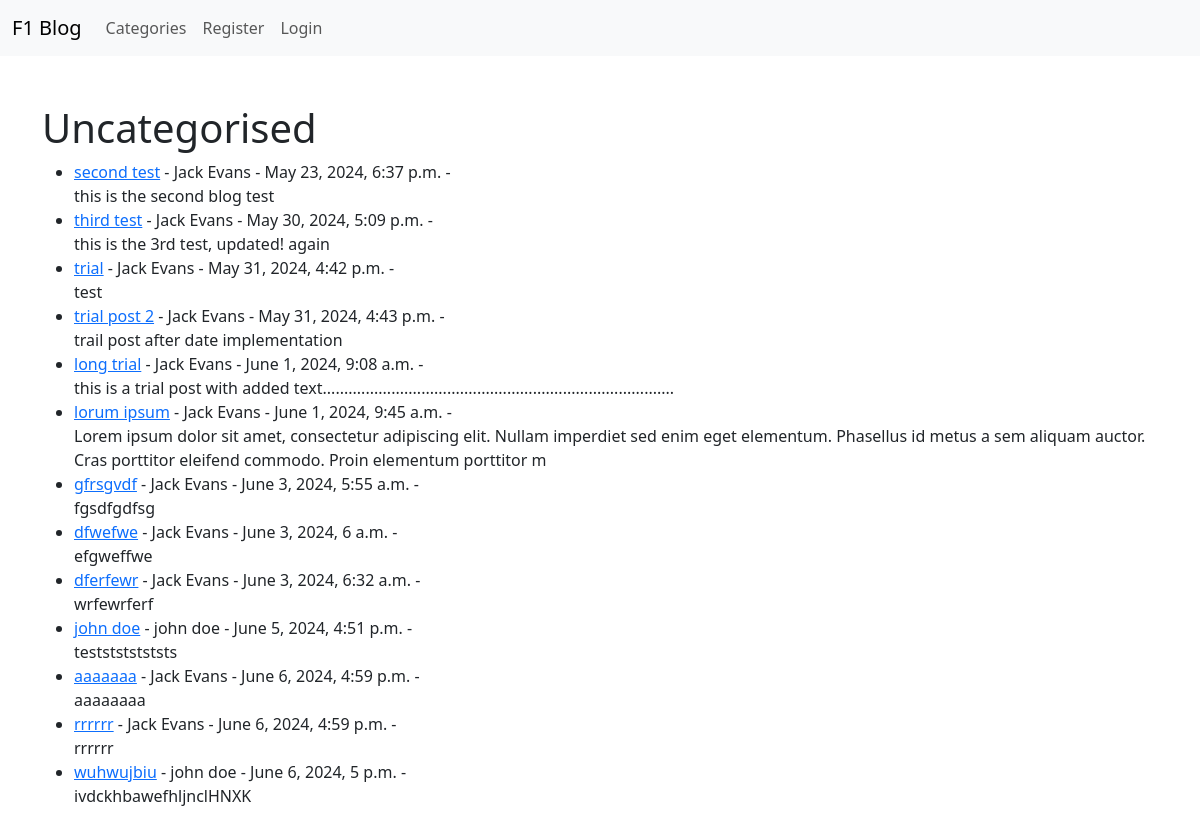
Before: /category/uncategorised/ with the older database file.
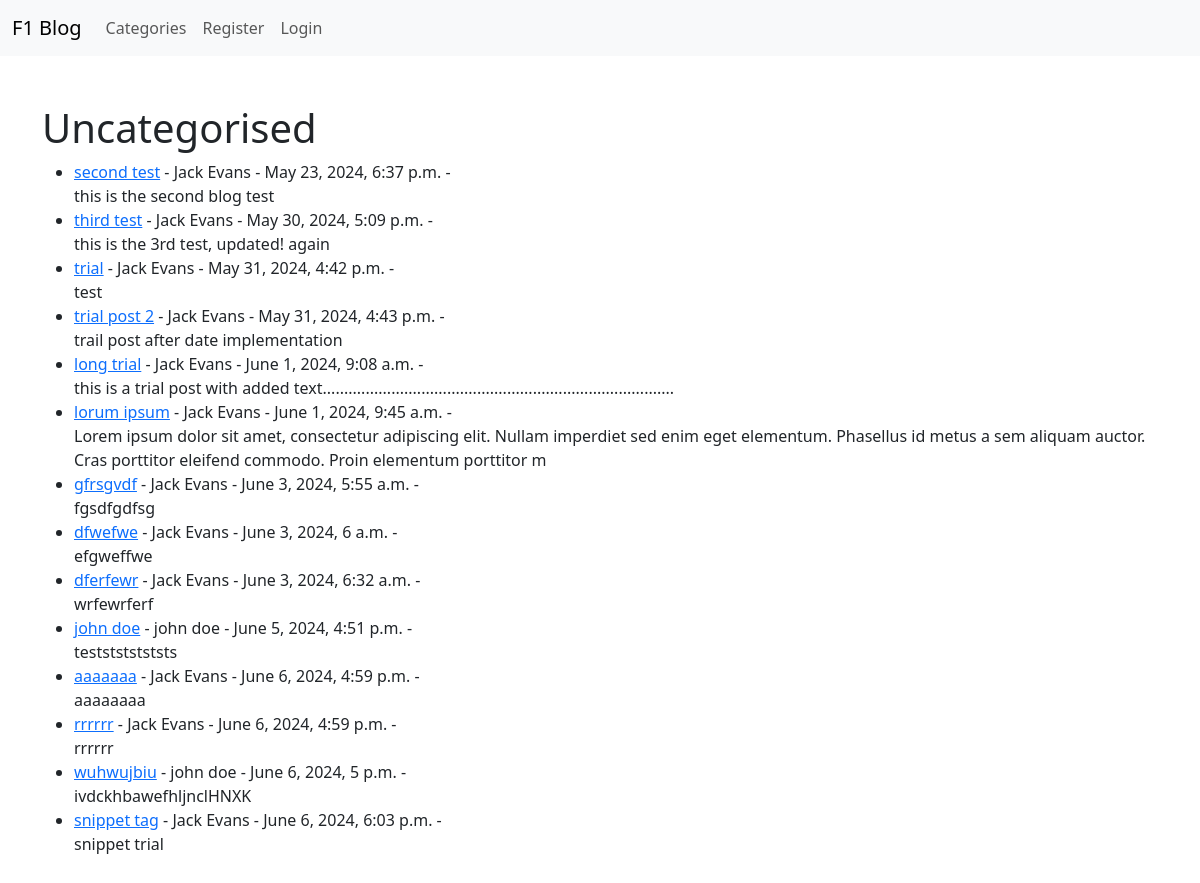
After: the same page with the newer database file.
### blog/models.py (models this page shows, shortened)
class Post(models.Model):
    title = models.CharField(max_length=255)
    title_tag = models.CharField(max_length=255, default="F1 blog")
    author = models.ForeignKey(User, on_delete=models.CASCADE)
    body = models.TextField()
    timestamp = models.DateTimeField(auto_now_add=True)
    post_date = models.DateField(auto_now_add=True)
    category = models.CharField(max_length=255, default="uncategorised")
    snippet = models.CharField(
        max_length=255,
    )

### blog/views.py (the view)
# urls.py: path("category/<str:cats>/", CategoryView, name="category"),
def CategoryView(request, cats):
    category_posts = Post.objects.filter(category=cats)
    return render(
        request,
        "categories.html",
        {"cats": cats.title(), "category_posts": category_posts},
    )

### blog/templates/categories.html (shortened to what this page needs)
{% extends 'base.html' %} {% block content %}<br />
{% if category_posts %}
<h1>{{ cats }}</h1>
<ul>
  {% for post in category_posts %}
  <li>
    <a href="{% url 'article-details' post.pk %}">{{ post.title }}</a> -
    {{post.author.first_name}} {{post.author.last_name}} - {{post.timestamp}} -
    <br />
    {{ post.body|slice:":200" }}
  </li>
  {% endfor %}
</ul>
{%else%}
<h2>This page does not exist</h2>
{% endif%}<br />
{% endblock%}

Changed rows visible on the page:
added Post: title "snippet tag", author.first_name "Jack", author.last_name "Evans", timestamp "June 6, 2024, 6:03 p.m.", body "snippet trial"
